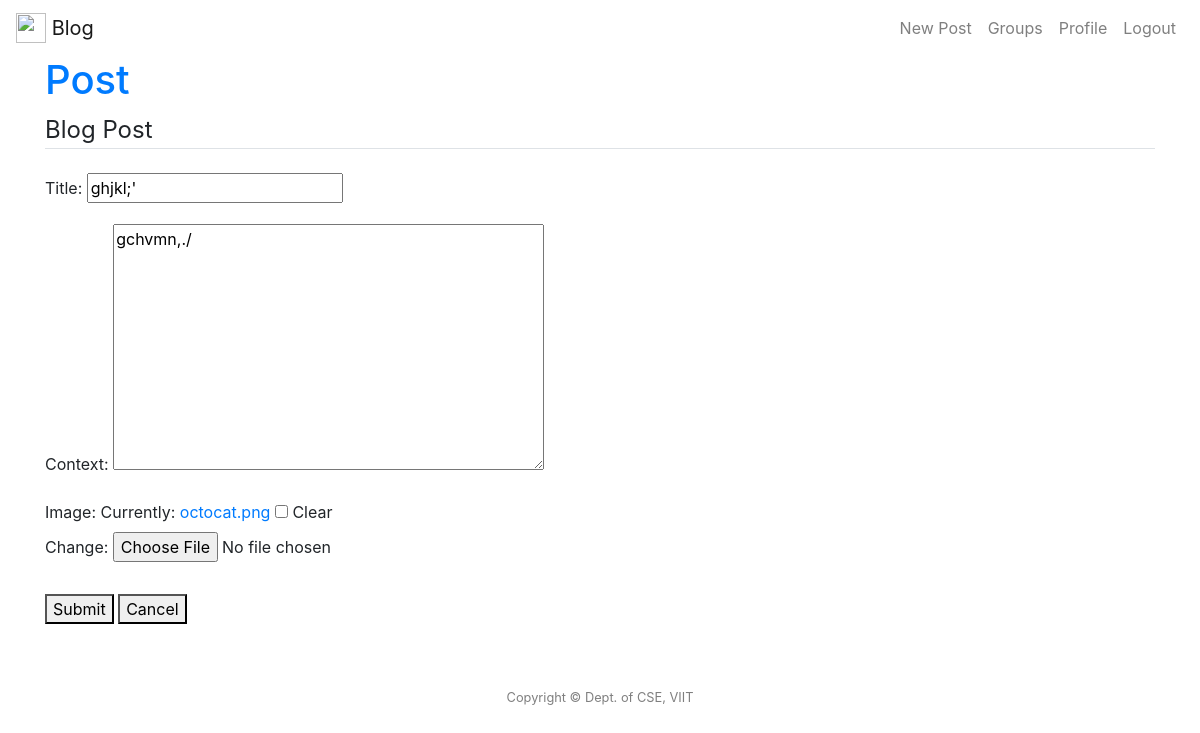
Page /post/18/update/ (signed in) on the earlier database version.
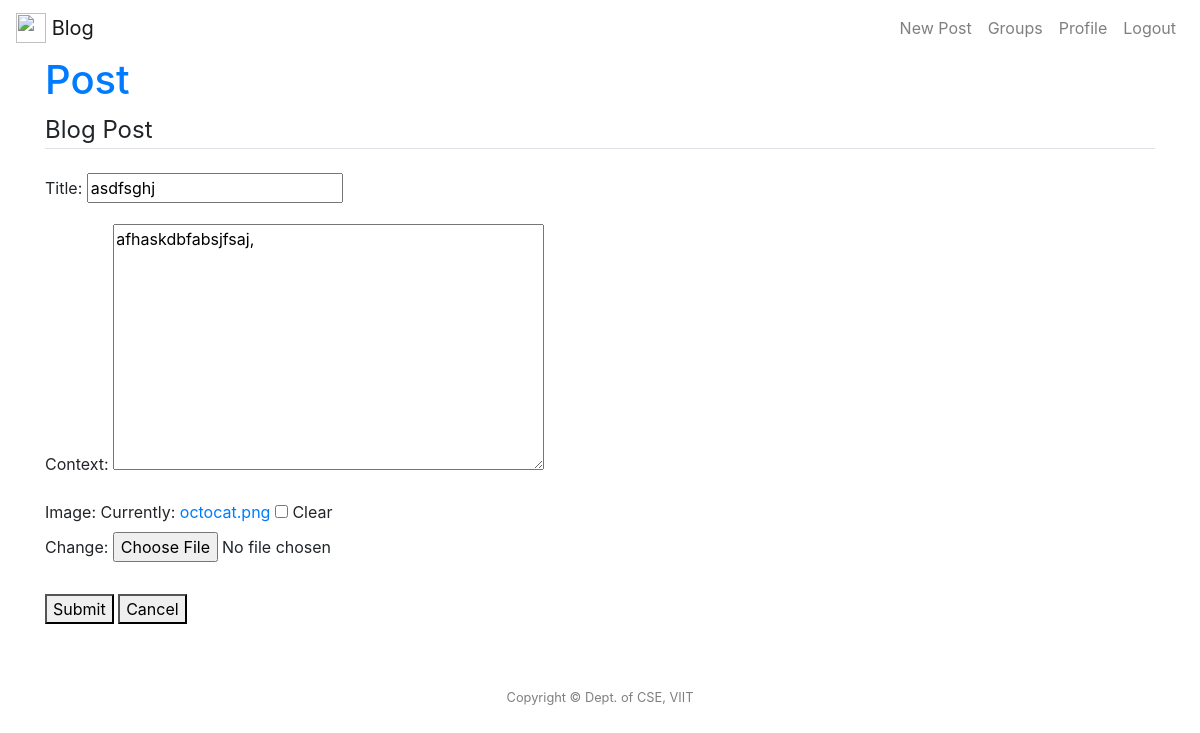
Same page on the later database version.
### post/models.py (models this page shows, shortened)
class Posts(models.Model):
	title = models.CharField(max_length = 100)
	context = models.TextField()
	date_posted = models.DateTimeField(default = timezone.now)
	user = models.ForeignKey(User, on_delete = models.CASCADE)
	groups = models.ForeignKey(Com, on_delete = models.CASCADE)
	image = models.ImageField(upload_to='post_images', blank=True)

### post/views.py (the view, shortened to what this page needs)
# urls.py: path('post/<int:pk>/update/', PostUpdateView.as_view(), name='post-update'),
class PostUpdateView(LoginRequiredMixin, UserPassesTestMixin, UpdateView):
	model = Posts
	fields = ['title', 'context','image']
	def test_func(self):
		post = self.get_object()
		if self.request.user == post.user:
			return True
		return False

### templates/post/posts_form.html (shortened to what this page needs)
{% extends "post/header.html"%}
{% block content %}
<div class="content-section">
    <h1 class="text-primary">Post</h1>
    <form method="POST">
        <fieldset class="form-group">
            <legend class="border-bottom mb-4">Blog Post</legend>
            {{ form.as_p }}
        </fieldset>
        <a>
            <button type="submit">Submit
            </button>
            <button type="cancel" onclick="window.location='/'">Cancel</button>
        </a>
    </form>
</div>
{% endblock content %}

Differences in the rows shown:
changed Posts: title "ghjkl;'" → "asdfsghj"; context "gchvmn,./" → "afhaskdbfabsjfsaj,"
